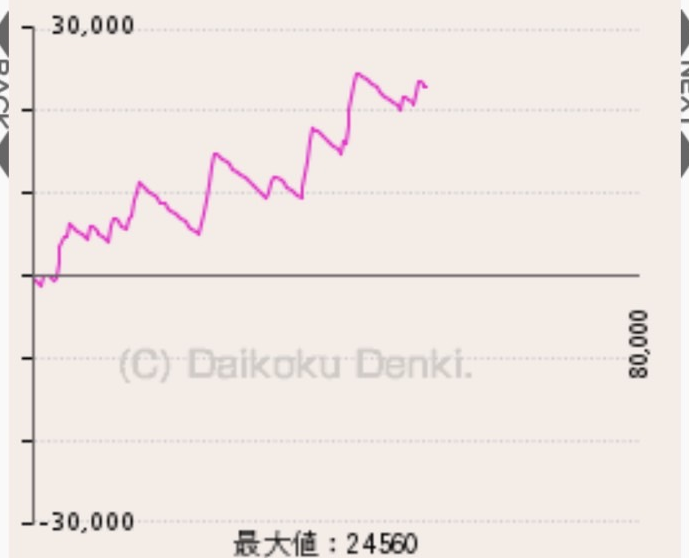
#> input picture graphs/cropped/S__78209156_optimal.png, 689 x 558 px
$ python -i crop_new_images.py   (imports and definitions only)
#> lines starting #> are read from the running program, lines starting #| are printed output that depends on the picture; after the words box and inside, x2 and y2 are one past the last pixel; in counts of white or black regions, pixels touching at a corner belong together
#!/usr/bin/env python3
"""
新しい18枚の画像を切り抜くスクリプト
最適な689×558pxサイズで切り抜き
"""

import cv2
import numpy as np
import os
import glob

def detect_orange_bar(img):
    """オレンジバーの下端を検出"""
    height, width = img.shape[:2]
    hsv = cv2.cvtColor(img, cv2.COLOR_BGR2HSV)

    # オレンジ色の範囲
    orange_mask = cv2.inRange(hsv, np.array([10, 100, 100]), np.array([30, 255, 255]))

    # オレンジバーの最下端を探す
    orange_bottom = 0
    for y in range(height//2):
        if np.sum(orange_mask[y, :]) > width * 0.3 * 255:
            orange_bottom = y

    return orange_bottom

def detect_button_area(img):
    """下部のボタンエリアを検出"""
    height, width = img.shape[:2]
    hsv = cv2.cvtColor(img, cv2.COLOR_BGR2HSV)

    # ボタンエリアの検出（下部1/4エリアでオレンジまたは青の濃い色）
    bottom_quarter = height * 3 // 4

    for y in range(height-1, bottom_quarter, -1):
        row_hsv = hsv[y, :]
        # オレンジ系または青系の鮮やかな色を検出
        bright_pixels = np.sum((row_hsv[:, 1] > 150) & (row_hsv[:, 2] > 100))
        if bright_pixels > width * 0.4:
            return y

    return int(height * 0.83)  # デフォルト83%位置

def detect_graph_boundaries(img):
    """グラフの境界を検出"""
    height, width = img.shape[:2]
    gray = cv2.cvtColor(img, cv2.COLOR_BGR2GRAY)

    # オレンジバー検出
    orange_bottom = detect_orange_bar(img)
    graph_top = orange_bottom + 70  # オレンジバーから70px下

    # ボタンエリア検出
    button_top = detect_button_area(img)
    graph_bottom = button_top - 35  # ボタンエリアから35px上

    # 左右の境界（各列の分散を計算）
    search_region = gray[graph_top:graph_bottom, :]
    col_variances = np.var(search_region, axis=0)

    # 左端：左から分散が急増する位置
    graph_left = 0
    for x in range(width//4):
        if col_variances[x] > np.median(col_variances) * 0.3:
            graph_left = x
            break

    # 右端：右から分散が急増する位置
    graph_right = width - 1
    for x in range(width-1, width*3//4, -1):
        if col_variances[x] > np.median(col_variances) * 0.3:
            graph_right = x
            break

    return graph_top, graph_bottom, graph_left, graph_right

# [87 lines left out: functions crop_to_optimal_size, process_new_images, not called in this run]

# [2 lines not run here, left out]

>>> import cv2
>>> picture = cv2.imread('../graphs/cropped/S__78209156_optimal.png')
#> picture is the input picture: shape (558, 689, 3); mean B, G, R 227.5, 231.7, 239.7
>>> result = detect_graph_boundaries(picture)
#> in detect_orange_bar, `hsv = cv2.cvtColor(img, cv2.COLOR_BGR2HSV)`: hsv: shape (558, 689, 3); mean H, S, V 17.8, 14.5, 239.8
#> in detect_orange_bar, `orange_mask = cv2.inRange(hsv, np.array([10, 100, 100]), np.array([30,..`: orange_mask: shape (558, 689); every value is 0
#> in detect_graph_boundaries, `orange_bottom = detect_orange_bar(img)`: orange_bottom = 0
#> in detect_graph_boundaries, `graph_top = orange_bottom + 70`: graph_top = 70
#> in detect_graph_boundaries, `button_top = detect_button_area(img)`: button_top = 463
#> in detect_graph_boundaries, `graph_bottom = button_top - 35`: graph_bottom = 428
#> in detect_graph_boundaries, `search_region = gray[graph_top:graph_bottom, :]`:
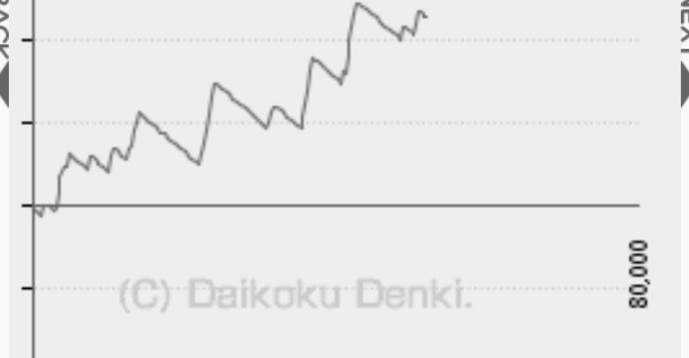
#> search_region: shape (358, 689); min 10, max 255, mean 233.6
#> in detect_graph_boundaries, `col_variances = np.var(search_region, axis=0)`: col_variances = 689 values, max 3072.9 at index 681, min 0 at index 654, mean 303.8
#> result = (70, 428, 0, 688)

$ run again, on graphs/cropped/S__79749145_optimal.png
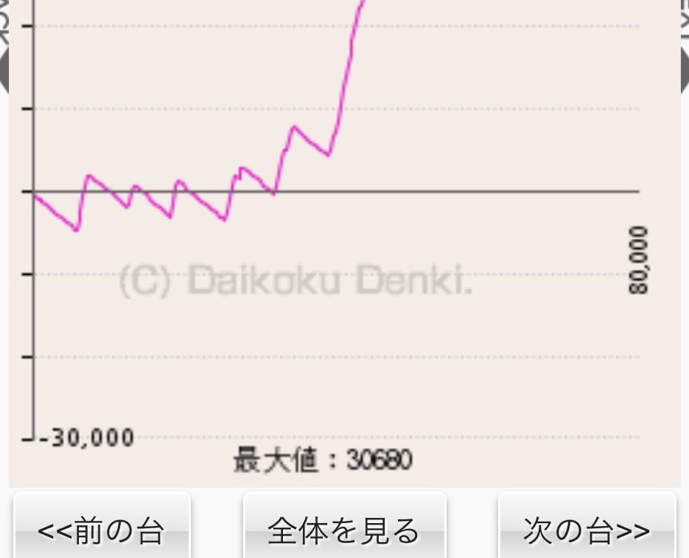
#> input picture graphs/cropped/S__79749145_optimal.png, 689 x 558 px
#> picture is the input picture: shape (558, 689, 3); mean B, G, R 227.6, 231.4, 238.4
#> hsv: shape (558, 689, 3); mean H, S, V 15.8, 12.7, 238.4
#> orange_mask: shape (558, 689); every value is 0
#> orange_bottom = 0
#> graph_top = 70
#> button_top = 463
#> graph_bottom = 428
#> in detect_graph_boundaries, `search_region = gray[graph_top:graph_bottom, :]`:
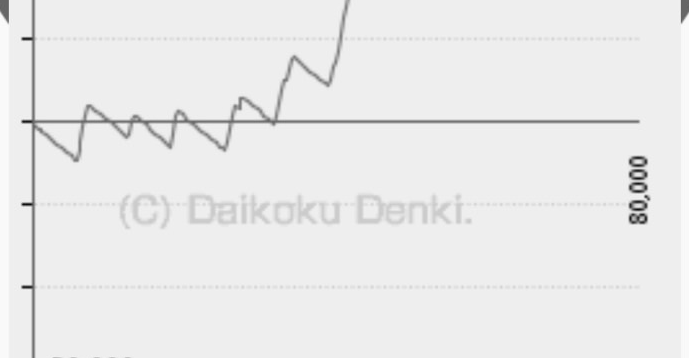
#> search_region: shape (358, 689); min 13, max 253, mean 234.4
#> col_variances = 689 values, max 2372.4 at index 645, min 0 at index 654, mean 244.1
#> result = (70, 428, 0, 688)

$ run again, on graphs/cropped/S__80158732_optimal.png
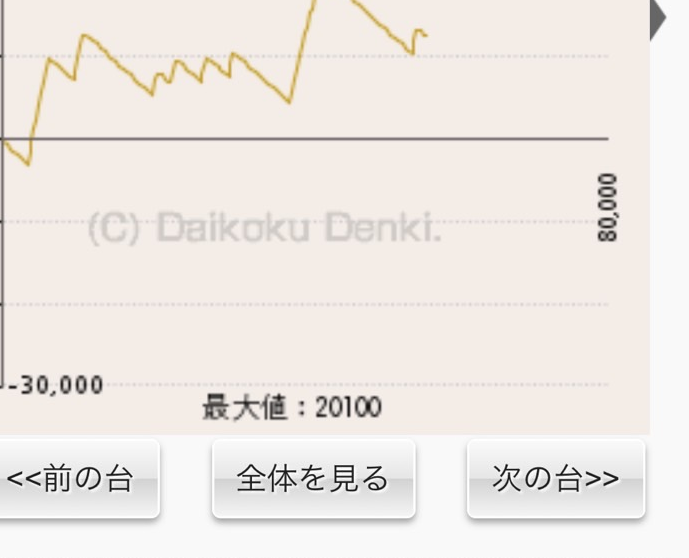
#> input picture graphs/cropped/S__80158732_optimal.png, 689 x 558 px
#> picture is the input picture: shape (558, 689, 3); mean B, G, R 228.6, 233.3, 238.6
#> hsv: shape (558, 689, 3); mean H, S, V 12.2, 11.1, 238.6
#> in detect_orange_bar, `orange_mask = cv2.inRange(hsv, np.array([10, 100, 100]), np.array([30,..`:
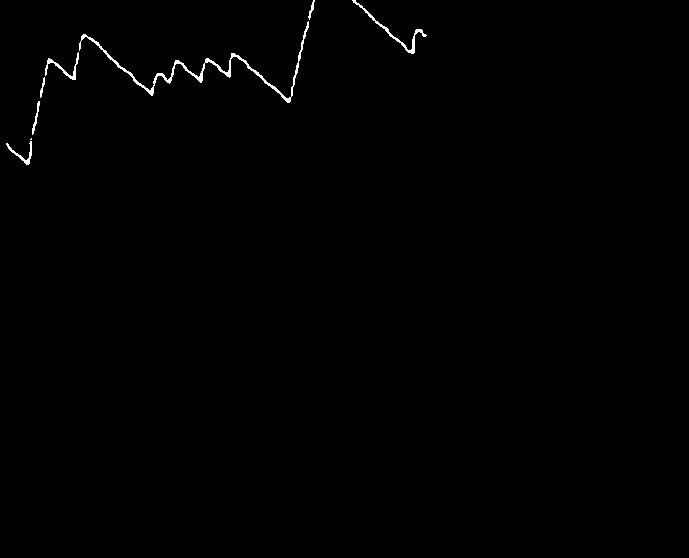
#> orange_mask: shape (558, 689); 0.48% white in thin lines or dots, all inside (x1, y1, x2, y2) = (6, 0, 427, 165)
#> orange_bottom = 0
#> graph_top = 70
#> button_top = 463
#> graph_bottom = 428
#> in detect_graph_boundaries, `search_region = gray[graph_top:graph_bottom, :]`:
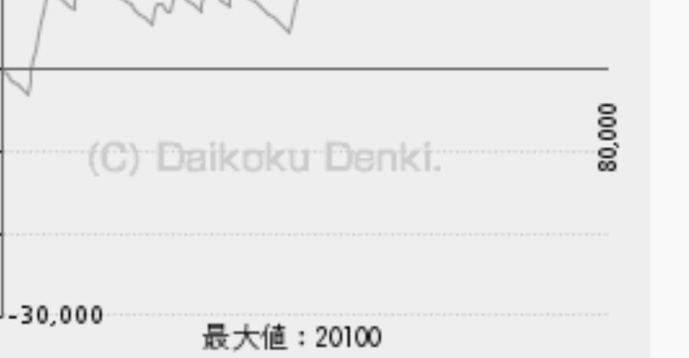
#> search_region: shape (358, 689); min 14, max 250, mean 234
#> col_variances = 689 values, max 2402.3 at index 614, min 0 at index 623, mean 342.7
#> result = (70, 428, 0, 618)

$ run again, on graphs/cropped/S__80158736_optimal.png
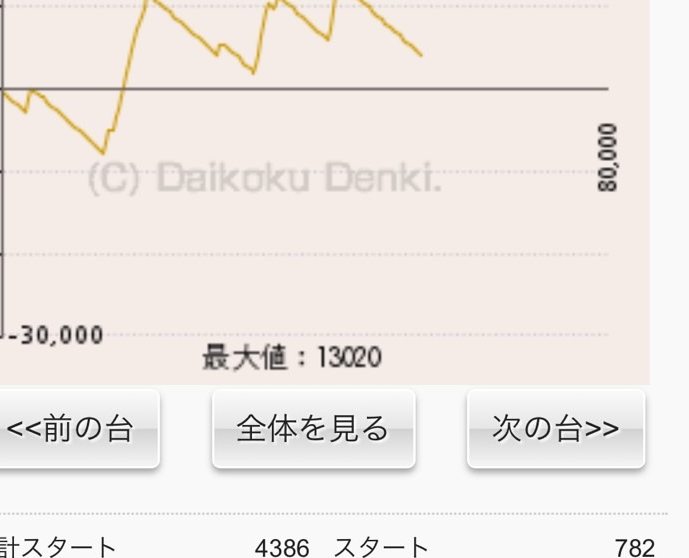
#> input picture graphs/cropped/S__80158736_optimal.png, 689 x 558 px
#> picture is the input picture: shape (558, 689, 3); mean B, G, R 229.4, 233.2, 239.2
#> hsv: shape (558, 689, 3); mean H, S, V 8.4, 10.9, 239.3
#> in detect_orange_bar, `orange_mask = cv2.inRange(hsv, np.array([10, 100, 100]), np.array([30,..`:
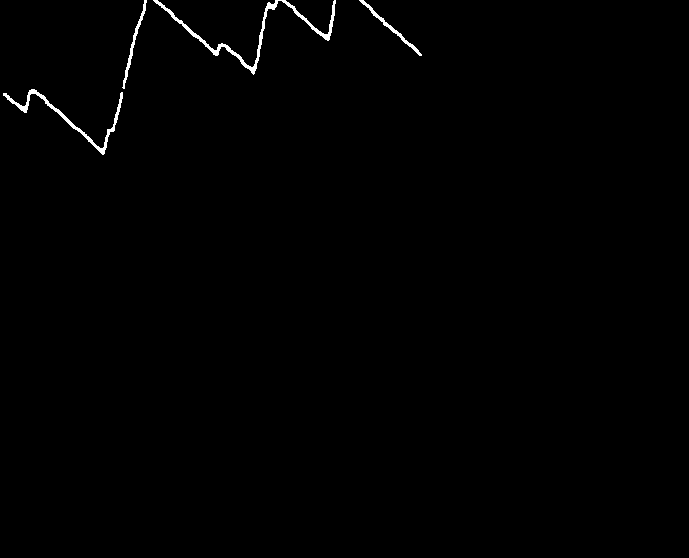
#> orange_mask: shape (558, 689); 0.6% white; 4 white regions, box (x1, y1, x2, y2) and area: (153, 0, 336, 75) 1068, (3, 89, 123, 155) 698, (359, 0, 422, 56) 280, (122, 0, 147, 89) 271
#> orange_bottom = 0
#> graph_top = 70
#> button_top = 463
#> graph_bottom = 428
#> in detect_graph_boundaries, `search_region = gray[graph_top:graph_bottom, :]`:
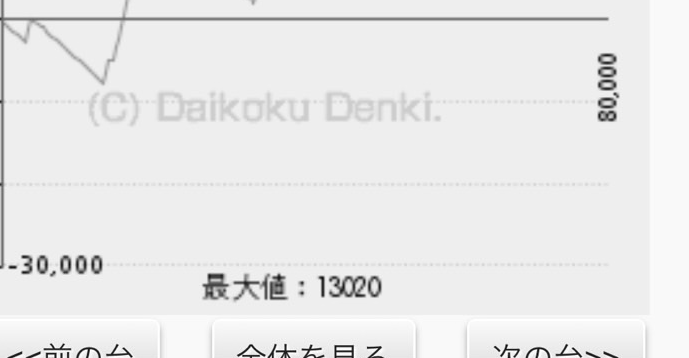
#> search_region: shape (358, 689); min 9, max 255, mean 233.8
#> col_variances = 689 values, max 3043.2 at index 2, min 0 at index 655, mean 512.5
#> result = (70, 428, 0, 618)
